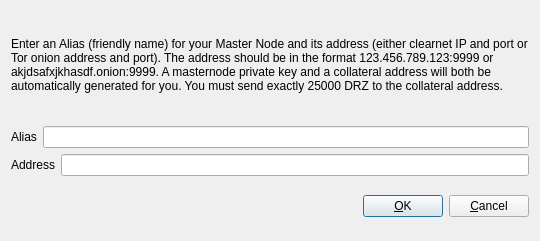
<?xml version="1.0" encoding="UTF-8"?>
<ui version="4.0">
 <class>AddEditAdrenalineNode</class>
 <widget class="QDialog" name="AddEditAdrenalineNode">
  <property name="geometry">
   <rect>
    <x>0</x>
    <y>0</y>
    <width>540</width>
    <height>241</height>
   </rect>
  </property>
  <property name="windowTitle">
   <string>Add/Edit Droidz Node</string>
  </property>
  <property name="modal">
   <bool>true</bool>
  </property>
  <layout class="QVBoxLayout" name="verticalLayout">
   <item>
    <layout class="QVBoxLayout" name="verticalLayout_2">
     <property name="topMargin">
      <number>0</number>
     </property>
     <property name="bottomMargin">
      <number>0</number>
     </property>
     <item>
      <widget class="QLabel" name="label_3">
       <property name="sizePolicy">
        <sizepolicy hsizetype="Preferred" vsizetype="Expanding">
         <horstretch>0</horstretch>
         <verstretch>0</verstretch>
        </sizepolicy>
       </property>
       <property name="text">
        <string>&lt;html&gt;&lt;head/&gt;&lt;body&gt;&lt;p&gt;Enter an Alias (friendly name) for your Master Node and its address (either clearnet IP and port or Tor onion address and port).  The address should be in the format 123.456.789.123:9999 or akjdsafxjkhasdf.onion:9999.  A masternode private key and a collateral address will both be automatically generated for you.  You must send exactly 25000 DRZ to the collateral address.&lt;/p&gt;&lt;/body&gt;&lt;/html&gt;</string>
       </property>
       <property name="wordWrap">
        <bool>true</bool>
       </property>
      </widget>
     </item>
     <item>
      <layout class="QHBoxLayout" name="horizontalLayout">
       <property name="bottomMargin">
        <number>0</number>
       </property>
       <item>
        <widget class="QLabel" name="label">
         <property name="text">
          <string>Alias</string>
         </property>
        </widget>
       </item>
       <item>
        <widget class="QLineEdit" name="aliasLineEdit"/>
       </item>
      </layout>
     </item>
     <item>
      <layout class="QHBoxLayout" name="horizontalLayout_2">
       <property name="bottomMargin">
        <number>0</number>
       </property>
       <item>
        <widget class="QLabel" name="label_2">
         <property name="text">
          <string>Address</string>
         </property>
        </widget>
       </item>
       <item>
        <widget class="QLineEdit" name="addressLineEdit"/>
       </item>
      </layout>
     </item>
     <item>
      <layout class="QHBoxLayout" name="horizontalLayout_3">
       <property name="bottomMargin">
        <number>0</number>
       </property>
      </layout>
     </item>
    </layout>
   </item>
   <item>
    <layout class="QHBoxLayout" name="horizontalLayout_Buttons">
     <item>
      <spacer name="horizontalSpacer_1">
       <property name="orientation">
        <enum>Qt::Horizontal</enum>
       </property>
       <property name="sizeHint" stdset="0">
        <size>
         <width>40</width>
         <height>48</height>
        </size>
       </property>
      </spacer>
     </item>
     <item>
      <widget class="QLabel" name="statusLabel">
       <property name="font">
        <font>
         <weight>75</weight>
         <bold>true</bold>
        </font>
       </property>
       <property name="text">
        <string/>
       </property>
       <property name="textFormat">
        <enum>Qt::PlainText</enum>
       </property>
       <property name="wordWrap">
        <bool>true</bool>
       </property>
      </widget>
     </item>
     <item>
      <spacer name="horizontalSpacer_2">
       <property name="orientation">
        <enum>Qt::Horizontal</enum>
       </property>
       <property name="sizeHint" stdset="0">
        <size>
         <width>40</width>
         <height>48</height>
        </size>
       </property>
      </spacer>
     </item>
     <item>
      <widget class="QPushButton" name="okButton">
       <property name="text">
        <string>&amp;OK</string>
       </property>
      </widget>
     </item>
     <item>
      <widget class="QPushButton" name="cancelButton">
       <property name="text">
        <string>&amp;Cancel</string>
       </property>
       <property name="autoDefault">
        <bool>false</bool>
       </property>
      </widget>
     </item>
    </layout>
   </item>
  </layout>
 </widget>
 <resources/>
 <connections/>
</ui>
